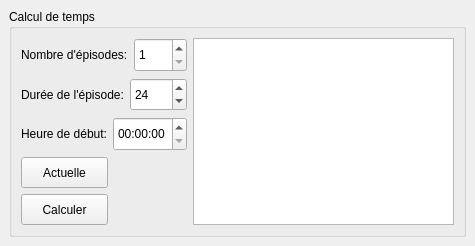
      <widget class="QWidget" name="tab_3">
       <attribute name="icon">
        <iconset>
         <normaloff>icons/tools-wizard-3.ico</normaloff>icons/tools-wizard-3.ico</iconset>
       </attribute>
       <attribute name="title">
        <string>Outils</string>
       </attribute>
       <widget class="QGroupBox" name="groupBox_3">
        <property name="geometry">
         <rect>
          <x>9</x>
          <y>9</y>
          <width>457</width>
          <height>228</height>
         </rect>
        </property>
        <property name="title">
         <string>Calcul de temps</string>
        </property>
        <layout class="QHBoxLayout" name="horizontalLayout_24">
         <item>
          <layout class="QVBoxLayout" name="verticalLayout_10">
           <item>
            <layout class="QHBoxLayout" name="horizontalLayout_21">
             <item>
              <widget class="QLabel" name="label_11">
               <property name="sizePolicy">
                <sizepolicy hsizetype="Preferred" vsizetype="Minimum">
                 <horstretch>0</horstretch>
                 <verstretch>0</verstretch>
                </sizepolicy>
               </property>
               <property name="text">
                <string>Nombre d'épisodes:</string>
               </property>
              </widget>
             </item>
             <item>
              <widget class="QSpinBox" name="spinBox_2">
               <property name="sizePolicy">
                <sizepolicy hsizetype="Minimum" vsizetype="Minimum">
                 <horstretch>0</horstretch>
                 <verstretch>0</verstretch>
                </sizepolicy>
               </property>
               <property name="minimum">
                <number>1</number>
               </property>
              </widget>
             </item>
            </layout>
           </item>
           <item>
            <layout class="QHBoxLayout" name="horizontalLayout_22">
             <item>
              <widget class="QLabel" name="label_26">
               <property name="sizePolicy">
                <sizepolicy hsizetype="Preferred" vsizetype="Minimum">
                 <horstretch>0</horstretch>
                 <verstretch>0</verstretch>
                </sizepolicy>
               </property>
               <property name="text">
                <string>Durée de l'épisode:</string>
               </property>
              </widget>
             </item>
             <item>
              <widget class="QSpinBox" name="spinBox_3">
               <property name="sizePolicy">
                <sizepolicy hsizetype="Minimum" vsizetype="Minimum">
                 <horstretch>0</horstretch>
                 <verstretch>0</verstretch>
                </sizepolicy>
               </property>
               <property name="minimum">
                <number>1</number>
               </property>
               <property name="value">
                <number>24</number>
               </property>
              </widget>
             </item>
            </layout>
           </item>
           <item>
            <layout class="QHBoxLayout" name="horizontalLayout_23">
             <item>
              <widget class="QLabel" name="label_29">
               <property name="sizePolicy">
                <sizepolicy hsizetype="Preferred" vsizetype="Minimum">
                 <horstretch>0</horstretch>
                 <verstretch>0</verstretch>
                </sizepolicy>
               </property>
               <property name="text">
                <string>Heure de début:</string>
               </property>
              </widget>
             </item>
             <item>
              <widget class="QTimeEdit" name="timeEdit">
               <property name="enabled">
                <bool>true</bool>
               </property>
               <property name="sizePolicy">
                <sizepolicy hsizetype="Minimum" vsizetype="Minimum">
                 <horstretch>0</horstretch>
                 <verstretch>0</verstretch>
                </sizepolicy>
               </property>
              </widget>
             </item>
            </layout>
           </item>
           <item>
            <widget class="QPushButton" name="pushButton_8">
             <property name="enabled">
              <bool>true</bool>
             </property>
             <property name="maximumSize">
              <size>
               <width>87</width>
               <height>31</height>
              </size>
             </property>
             <property name="text">
              <string>Actuelle</string>
             </property>
             <property name="icon">
              <iconset>
               <normaloff>icons/today.ico</normaloff>icons/today.ico</iconset>
             </property>
            </widget>
           </item>
           <item>
            <widget class="QPushButton" name="pushButton_7">
             <property name="maximumSize">
              <size>
               <width>87</width>
               <height>31</height>
              </size>
             </property>
             <property name="text">
              <string>Calculer</string>
             </property>
             <property name="icon">
              <iconset>
               <normaloff>icons/go-next-5.ico</normaloff>icons/go-next-5.ico</iconset>
             </property>
            </widget>
           </item>
          </layout>
         </item>
         <item>
          <widget class="QListWidget" name="listWidget_2"/>
         </item>
        </layout>
       </widget>
      </widget>
